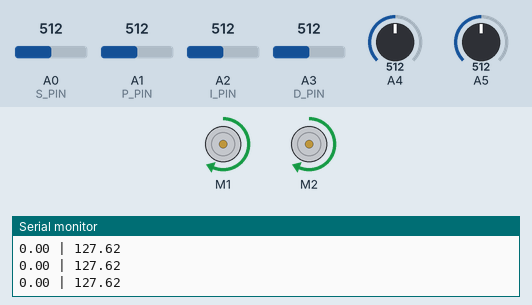
This sketch was run on a simulated Arduino Uno, built with avr-gcc and run on an emulated ATmega328P. Shown: 2 × DC motor (green arrow = forward, orange = backward, longer = faster), the last lines printed to the serial monitor. The inputs (shaded band) are chosen by the test bench; at power-on: A3 (D_PIN) = 512, A4 = 512, A2 (I_PIN) = 512, A0 (S_PIN) = 512, A1 (P_PIN) = 512, A5 = 512.

Above: at 1.2 s.
1.3 s: A3 (D_PIN) set to 826
2.8 s: A3 (D_PIN) set to 838
At 2.96 s:
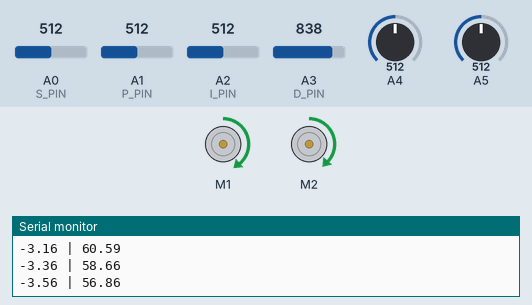
5.8 s: A4 set to 306
At 7.1 s:
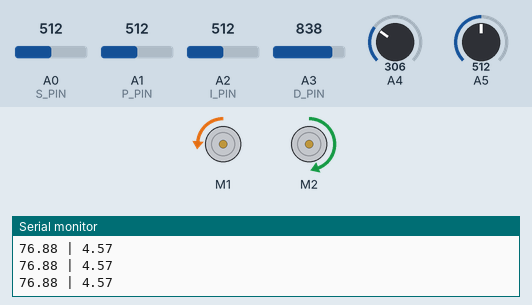
7.9 s: A2 (I_PIN) set to 353
At 9.1 s:
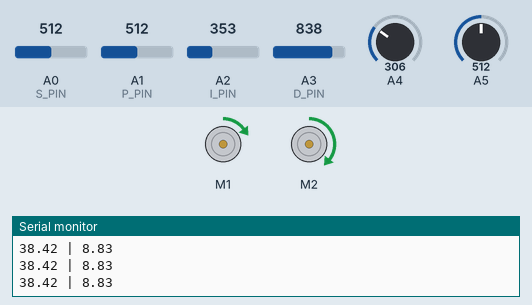
9.4 s: A2 (I_PIN) set to 327
12.4 s: A0 (S_PIN) set to 465
At 12.72 s:
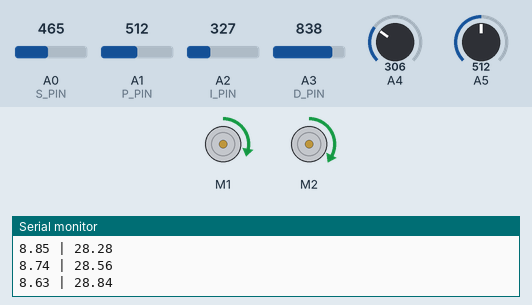
Timing chart, 0 to 16.4 s (numbered marks = the images above; inputs shaded):
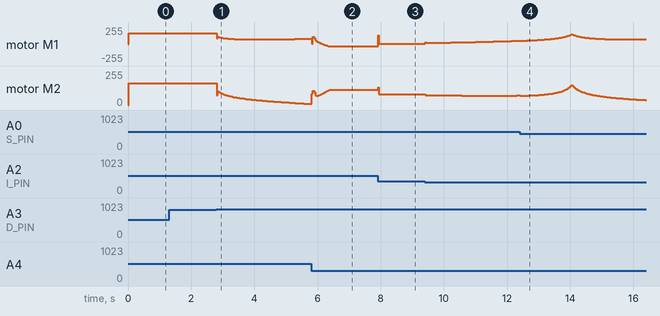

Measured:
- the behaviour switches between 837 and 838 on A3 (D_PIN) (found by bisection; images 0 and 1)
- the behaviour switches between 481 and 480 on A0 (S_PIN) (found by bisection; images 3 and 4)
- after the input at 7.9 s, motor M1: backward 37/255 → forward 5/255 at once; motor M2: forward 116/255 → forward 82/255 at once

The sketch:

pid_calibrator.ino
```cpp
#include <Wire.h>
#include <Adafruit_MotorShield.h> // Must add libary - see MotorShield Manual

float mapf(float x, float in_min, float in_max, float out_min, float out_max)
{
  return (x - in_min) * (out_max - out_min) / (in_max - in_min) + out_min;
}

Adafruit_MotorShield AFMS = Adafruit_MotorShield();
// Motors can be switched here (1) <--> (2)
Adafruit_DCMotor *Motor1 = AFMS.getMotor(1); // left motor
Adafruit_DCMotor *Motor2 = AFMS.getMotor(2); // right motor

// Photoresistor related globals
int LDR_Pin[7] = {8,
                  9,
                  10,
                  11,
                  12,
                  13,
                  14};
int LDR[7];
float Mn[7] = {
  388.00,
  312.00,
  313.00,
  311.00,
  285.00,
  321.00,
  327.00
}; // array containing minimum read values of every potentiometer
float Mx[7] {
  684.00,
  597.00,
  597.00,
  644.00,
  580.00,
  606.00,
  589.00
}; // array containing maximum read values of every potentiometer
float LDRf[7] = {0.,0.,0.,0.,0.,0.,0.}; // initialize the LDR read values to float zero
float WeightedAve; // weighted average after calibration
float error; // final error

// Photoresistor related methods
// function to read photo resistors, map from 0 to 100
void ReadPhotoResistors();
// Calculate error from photoresistor readings
float CalcError();

// PID and pot related globals
float max_speed = 255.0;
float max_proportion = 200.0;
float max_integral = 20.0;
float max_derivative = 200.0;
float M1SpeedtoMotor, M2SpeedtoMotor; // actual speeds motor will be rotating at
float Turn = 0; // which direction and how sharply should the cart turn
int minimum_speed_1 = 35;
int minimum_speed_2 = 35;
float SpRead = 0.0; //Speed Increase
float kPRead = 0.0; //proportional gain
float kIRead = 0.0; //integral gain
float kDRead = 0.0; //derivative gain
float M1P = 0.0, M2P = 0.0; // proportion control for motors 1 and 2 respectively
float lasterror = 0.0; // previous error  D
float sumerror = 0.0; // sum of total errors  I
float max_error = 5;
float kP, kI, kD; // final values of P, I, and D used in control
int S_PIN = 0, P_PIN = 1, I_PIN = 2, D_PIN = 3;
// PID and Pot related methods
// function to make a turn (a basic P controller)
void PID_Turn();
// function to start motors using nominal speed + speed addition from potentiometer
void RunMotors();
// function to read and map values from potentiometers
void ReadPotentiometers();

void setup() {
  Serial.begin(9600);
  AFMS.begin();
}

void loop() {
  // put your main code here, to run repeatedly:
  ReadPotentiometers();

  ReadPhotoResistors();
  error = CalcError();
  // Serial.println();
  // Serial.print(SpRead); Serial.print(" ");
  // Serial.print(kPRead); Serial.print(" ");
  // Serial.print(kIRead); Serial.print(" ");
  // Serial.print(kDRead); Serial.print(" ");
  // delay(500);
  PID_Turn();
  SpRead /= ((abs(Turn) * .35) + 1);  // slow down when turning
  Serial.print(Turn); Serial.print(" | ");
  Serial.println(SpRead);
  // actual speed cap
  SpRead = min(SpRead, 150);
  RunMotors();
}

// function to read photo resistors, map from 0 to 100
void ReadPhotoResistors() {
  for (int Li = 0; Li < 7; Li++) {
    LDR[Li] = map(analogRead(LDR_Pin[Li]), Mn[Li], Mx[Li], 0, 100);
    delay(2);
  }
}

float CalcError() {
  int MxRead = -99; // initialize max read to an impossible value to ensure initialization does not impact functionality
  float AveRead = 0.0; // initialize the average read
  int im0, im1, im2; // error calculation variables

  for (int ii = 0; ii < 7; ii = ii + 1) { // loop over all of the LDRs
    if (MxRead < LDR[ii]) { // if LDR value is greater than current max
      MxRead = LDR[ii]; // set max equal to LDR value
      im1 = (float)ii;
    }

    AveRead = AveRead + (float)LDR[ii] / 7.; // update the average
  }

  int CriteriaForMax = 2; // max should be at least twice as big as the other values
  float WeightedAve = 0.0;
  float error = 0.0;
  if (MxRead > CriteriaForMax * AveRead) {
    if (im1!=0 && im1!=6) {
      im0 = im1 - 1;
      im2 = im1 + 1;
      WeightedAve = ((float)(LDR[im0]*im0 + LDR[im1]*im1 + LDR[im2]*im2))/((float)(LDR[im0]+LDR[im1]+LDR[im2]));
      error = -1.0 * (WeightedAve - 3.0);

    } else if (im1 == 0) {
      im2 = im1 + 1;
      WeightedAve = ((float)(LDR[im1]*im1 + LDR[im2]*im2))/((float)(LDR[im1]+LDR[im2]));
      error = -1.0 * (WeightedAve - 3.0);

    } else if (im1 == 6) {
      im0 = im1-1;
      WeightedAve = ((float)(LDR[im0]*im0 + LDR[im1]*im1))/((float)(LDR[im0]+LDR[im1]));
      error = -1.0 * (WeightedAve - 3.0);
    }
  }
  if (isnan(error)) {
    error = lasterror;
  }
  if (abs(error - lasterror) > 4) {  // sudden changes shouldn't happen, it's probably noise
    error = lasterror;
  }
  return error;
}

void PID_Turn() {
  // Read values are scaled PID constants from potentiometers
  kP = kPRead;
  kI = kIRead;
  kD = kDRead;

  // error holds values from -3 to 3
  Turn = error * kP + sumerror * kI + (error - lasterror) * kD; //PID!!!!!

  sumerror = sumerror + error;

  // prevents integrator wind-up
  if (sumerror > max_error) {
    sumerror = max_error;
  } else if (sumerror < -max_error) {
    sumerror = -max_error;
  }

  lasterror = error;
  M1P = -Turn;
  M2P = Turn;
}

// function to start motors using nominal speed + speed addition from potentiometer
void RunMotors() {
  M1SpeedtoMotor = min((minimum_speed_1 + SpRead + M1P) * 1.0, 255); // limits speed to 255
  M2SpeedtoMotor = min(minimum_speed_2 + SpRead + M2P, 255); // remember M1Sp & M2Sp is defined at beginning of code (default 60)

  Motor1->setSpeed(abs(M1SpeedtoMotor));
  Motor2->setSpeed(abs(M2SpeedtoMotor));

  // Motor 1 control
  if (M1SpeedtoMotor > 0) {
    Motor1->run(FORWARD);
  } else { // < 0
    Motor1->run(BACKWARD);
  }

  // Motor 2 control
  if (M2SpeedtoMotor > 0) {
    Motor2->run(FORWARD);
  } else { // < 0
    Motor2->run(BACKWARD);
  }
}

void ReadPotentiometers() {
  SpRead = mapf((float)analogRead(S_PIN), 0.0, 1023, 0.0, max_speed);
  kPRead = mapf((float)analogRead(P_PIN), 0.0, 1023, 0.0, max_proportion);
  kIRead = mapf((float)analogRead(I_PIN), 0.0, 1023, 0.0, max_integral);
  kDRead = mapf((float)analogRead(D_PIN), 0.0, 1023, 0.0, max_derivative);
}
```
